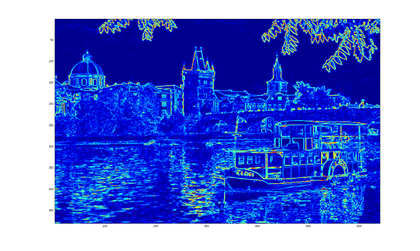
%> input picture PS1/matlab/energyMap.png, 420 x 251 px, shrunk from 1627 x 971 before the run, given in place of inputSeamCarvingPrague.jpg, which was not available
$ octave test.m   (GNU Octave 9; MATLAB toolbox functions it lacks are replaced by stand-ins)
%> lines starting %> are read from the running program, lines starting %| are printed output that depends on the picture; pictures that were not available may be replaced by others from this repository, and a replacement may not be noted
### PS1/matlab/cumulative_energy_map.m
% TODO Add comments for the code and the function
function [cumulativeEnergyMap] = cumulative_energy_map(energyMap, direction)
    if(nargin~=2)
        errorMessage = 'Missing argument';
        error(errorMessage);
    end

    [h, w, ~] = size(energyMap);
    cumulativeEnergyMap = zeros(h,w);

% [15 lines of commented-out code are left out]
    if('v' == lower(direction(1)))
        for row=2:h
            for col=1:w
                index = max(col-1,1):min(col+1,w);
                cumulativeEnergyMap(row,col) = energyMap(row,col)+min(cumulativeEnergyMap(row-1,index));
            end
        end
    elseif('h' == lower(direction(1)))
        for col=2:w
            for row=1:h
                index = max(row-1,1):min(row+1,h);
                cumulativeEnergyMap(row,col) = energyMap(row,col)+min(cumulativeEnergyMap(index, col-1));
            end
        end
    else
        error('bad argumentation / wrong direction keyword');
    end
end

### PS1/matlab/find_optimal_vertical_seam.m
% TODO Add comments for the code and the function
function verticalSeam = find_optimal_vertical_seam(cumulativeEnergyMap)
    [h, w, ~] = size(cumulativeEnergyMap);
    verticalSeam = zeros(h,1);
    [~, verticalSeam(h)] = min(cumulativeEnergyMap(h,:));

    for row=h-1:-1:1
        lower = max(verticalSeam(row+1)-1,1);
        higher = min(verticalSeam(row+1)+1,w);
        index = lower:higher;
        [~, ind] = min(cumulativeEnergyMap(row,index));
        verticalSeam(row) = ind + lower - 1;
    end
end

### PS1/matlab/find_optimal_horizontal_seam.m
% TODO Add comments for the code and the function
function horizontalSeam = find_optimal_horizontal_seam(cumulativeEnergyMap)
    [h, w, ~] = size(cumulativeEnergyMap);
    horizontalSeam = zeros(w,1);
    [~, horizontalSeam(w)] = min(cumulativeEnergyMap(:,w));
    for col=w-1:-1:1
        lower = max(horizontalSeam(col+1)-1,1);
        higher = min(horizontalSeam(col+1)+1,w);
        index = lower:higher;
        [~, horizontalSeam(col)] = min(cumulativeEnergyMap(index, col));
        horizontalSeam(col) = horizontalSeam(col) + lower;
    end
end

### PS1/matlab/test.m
close all, clear all, clc;
profile on;

p = profile('status');
suffix = 'Prague';
% Load the image and show the original work
inputFile = ['inputSeamCarving', suffix, '.jpg'];
outputFile= ['outputReduceWidth', suffix, '.png'];

frame = imread(inputFile);
%> frame is the input picture: size 251x420x3 uint8; mean R, G, B 100.6, 121.5, 215.3

[h, w, c] = size(frame);
%> h = 251; w = 420; c = 3
% Compute and acquire the energy map
% energyMap = energy_image(frame);
frameGray = rgb2gray(frame);
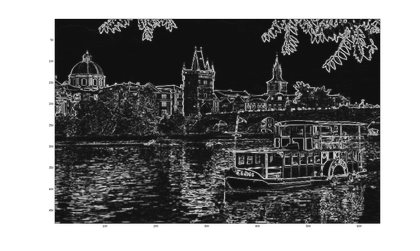
%> frameGray: size 251x420 uint8; min 10, max 255, mean 125.9
[energyMap, ~] = imgradient(frameGray, 'prewitt');
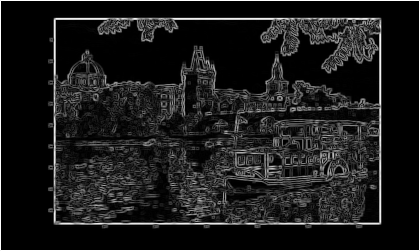
%> energyMap: size 251x420 double; min 0, max 765, mean 85.7; drawn with min black and max white

% Calculate cumulative energy maps
cumulativeEnergyMapV = cumulative_energy_map(energyMap, 'V');
%> after the loop in cumulative_energy_map, `for row=2:h`:
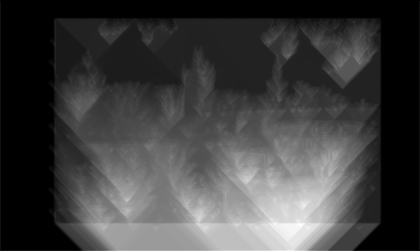
%> cumulativeEnergyMap: size 251x420 double; min 0, max 10843.2, mean 2723; drawn with min black and max white
cumulativeEnergyMapH = cumulative_energy_map(energyMap, 'H');
%> call 2 of cumulative_energy_map, with direction = 'H'
%> after the loop in cumulative_energy_map (call 2), `for col=2:w`:
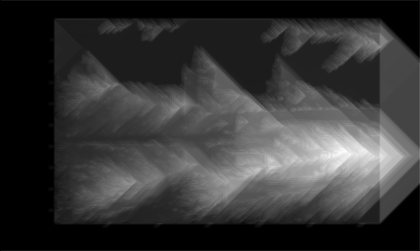
%> cumulativeEnergyMap: size 251x420 double; min 0, max 9784.4, mean 2094.3; drawn with min black and max white
%

% Find the optimal seams

optimalVerticalSeam = find_optimal_vertical_seam(cumulativeEnergyMapV);
%> the loop in find_optimal_vertical_seam, `for row=h-1:-1:1` made 250 passes
%> (higher, index) on passes 1 to 3: (2, [1 2]), (3, [1 2 3]), (3, [1 2 3])
%> after the loop in find_optimal_vertical_seam, `for row=h-1:-1:1`: verticalSeam = 251 values, max 2 at index 2, min 1 at index 1, mean 1.99
%> optimalVerticalSeam has the same summary as verticalSeam in find_optimal_vertical_seam
optimalHorizontalSeam = find_optimal_horizontal_seam(cumulativeEnergyMapH);
%> the loop in find_optimal_horizontal_seam, `for col=w-1:-1:1` made 419 passes
%> (lower, higher, index) on passes 2 to 4: (2, 4, [2 3 4]), (2, 4, [2 3 4]), (2, 4, [2 3 4])
%> after the loop in find_optimal_horizontal_seam, `for col=w-1:-1:1`: horizontalSeam = 420 values, max 3 at index 1, min 1 at index 420, mean 3
%> optimalHorizontalSeam has the same summary as horizontalSeam in find_optimal_horizontal_seam


figure(1)
subplot(2,2,1), imshow(frame), title('Input Image');
subplot(2,2,2), imagesc(energyMap), title('Energy Map of Input Image (Prague)');
subplot(2,2,3), imagesc(cumulativeEnergyMapH), title('Cumulative Energy Map in Hor. Dir.');
subplot(2,2,4), imagesc(cumulativeEnergyMapV), title('Cumulative Energy Map in Ver. Dir.');
saveas(1, 'cumulatives.png','png');
figure(2)
imshow(frame);
hold on
plot(optimalVerticalSeam, 1:h, 'r.');
plot(1:w, optimalHorizontalSeam, 'b.');
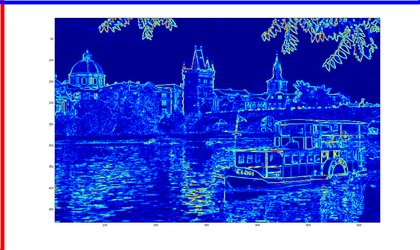
%> figure redrawn from the program's plot data
saveas(2, 'seams.png','png');
